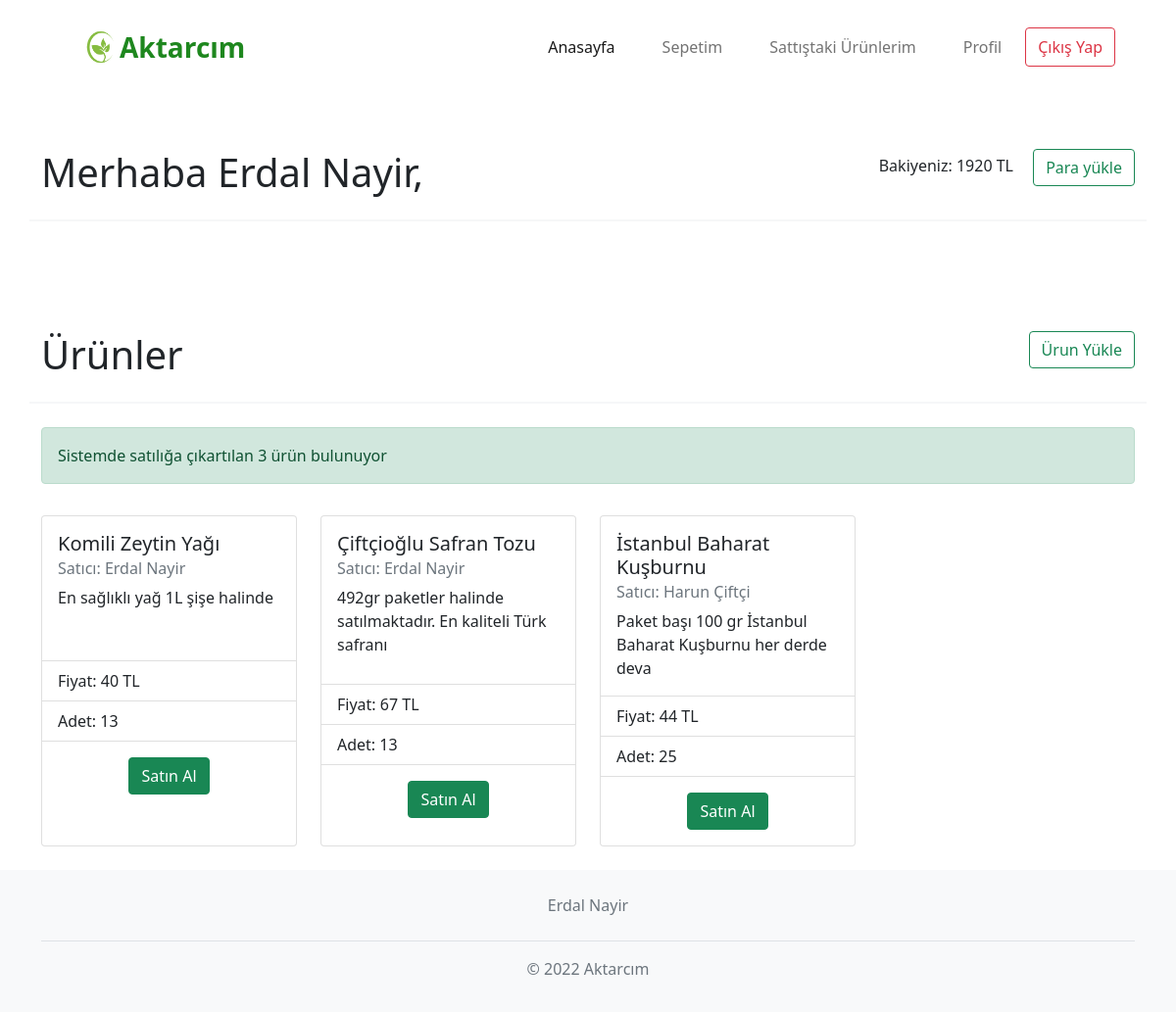
The app's page /mainScreen.php (signed in) with its own data.
### tables this page shows
CREATE TABLE `users` (
  `username` varchar(45) NOT NULL,
  `user_surname` varchar(45) NOT NULL,
  `email` varchar(45) NOT NULL,
  `user_password` varchar(100) NOT NULL,
  `bakiye` int(11) NOT NULL DEFAULT 0,
  `kayitTarihi` datetime NOT NULL DEFAULT current_timestamp()
);

CREATE TABLE `urunler` (
  `urun_id` int(11) NOT NULL,
  `urun_adi` varchar(45) NOT NULL,
  `urun_fiyati` int(11) NOT NULL,
  `urun_description` varchar(100) NOT NULL,
  `urun_adeti` int(11) NOT NULL,
  `satan_email` varchar(45) NOT NULL
);

### mainScreen.php (the view, shortened to what this page needs)
<?php
$urunMessage='';
$productsCard='';
require('settings.php');
$stmt = $baglanti->prepare("SELECT * FROM users WHERE email = (?)");
$stmt->bind_param('s', $_SESSION['email']);
$stmt->execute();
$result = $stmt->get_result();
$kullanici = $result->fetch_assoc();
$sifir=0;
$stmt = $baglanti->prepare("SELECT* FROM urunler WHERE urun_adeti=(?)");
$stmt->bind_param('i',$sifir);
$stmt->execute();
$zeroUrun = $stmt->get_result();
$num_of_zeroUrun=$zeroUrun->num_rows;
$stmt = $baglanti->prepare("SELECT * FROM urunler");
$stmt->execute();
$Urunresult = $stmt->get_result();
$num_products=$Urunresult->num_rows;
$num_products=$num_products-$num_of_zeroUrun;
if($num_products==0){
  $urunMessage="<div class='alert alert-danger' role='alert'>
    <h4 class='alert-heading'>Ürün Yok!</h4>
    <p>Maalesef şu anda sistemimizde satışa çıkartılan bir ürün bulunamadı</p>
    <hr>
    <p class='mb-0'>Sistemimize ürün yüklendiği anda sizlere sunacağız.</p>
  </div>";
}
else{
  $urunMessage="<div class='alert alert-success' role='alert'>
  Sistemde satılığa çıkartılan $num_products ürün bulunuyor
</div>";
$productsCard="<div class='row'>";
while($urun=$Urunresult->fetch_assoc()){
  if($urun['urun_adeti']!=0){
    $urun_adi=$urun['urun_adi'];
  $urun_fiyati=$urun['urun_fiyati'];
  $urun_aciklama=$urun['urun_description'];
  $urun_adeti=$urun['urun_adeti'];
  $urun_id=$urun['urun_id'];
  $stmt = $baglanti->prepare("SELECT * FROM users WHERE email = (?)");
  $stmt->bind_param('s', $urun['satan_email']);
  $stmt->execute();
  $result = $stmt->get_result();
  $satici = $result->fetch_assoc();
  $saticiIsmi=ucwords(strtolower($satici['username']) ." ".strtolower($satici['user_surname']));
  $urunHtml=
  "<div class='col-md-3 text-center text-md-start d-flex  mb-4'>
    <div class='card mx-auto mt-3' style='width: 18rem;'>
    <div class='card-body'>
      <h5 class='card-title'>$urun_adi</h5>
      <h6 class='card-subtitle mb-2 text-muted'>Satıcı: $saticiIsmi</h6>
      <p class='card-text'>$urun_aciklama</p>
    </div>
    <ul class='list-group list-group-flush'>
      <li class='list-group-item'>Fiyat: $urun_fiyati TL</li>
      <li class='list-group-item'>Adet: $urun_adeti</li>
    </ul>
    <div class='card-body mx-auto'>
    <form method=POST action='mainScreen.php' class='d-inline-block' id='myForm2'>
    <button class='btn btn-success' type='submit' name='buyProduct' value='$urun_id'>
    Satın Al
    </button>
    </form>
  </div>
</div>
  </div> ";
  $productsCard=$productsCard . $urunHtml;
  }
}
$productsCard=$productsCard."</div>";
}
?>
<!DOCTYPE html>
<html lang="en">
<head>
    <link rel="stylesheet" href="css/mainScreen.css?v=<?php echo time(); ?>">
    <link href="https://cdn.jsdelivr.net/npm/bootstrap@5.0.2/dist/css/bootstrap.min.css" rel="stylesheet">
</head>
<body class="d-flex flex-column min-vh-100" >
<div class="container">
<nav class="navbar navbar-expand-md navbar-light fixed-top bg-white">
  <div class="container">
  <img src="images/favicon.png"  width="120" height="80" class="d-inline-block align-text-center">
    <a class="navbar-brand" href="#"><span class="fs-3 fw-bold navHeader">Aktarcım</span> </a>
    <div class="collapse navbar-collapse" id="navbarNavAltMarkup">
    <ul class="navbar-nav ms-auto">
        <li class="nav-item px-3">
          <a class="nav-link active" aria-current="page" href="mainScreen.php">Anasayfa</a>
        </li>
        <li class="nav-item px-3">
          <a class="nav-link" href="boughtPage.php">Sepetim</a>
        </li>
        <li class="nav-item px-3">
          <a class="nav-link" href="soldPage.php">Sattıştaki Ürünlerim</a>
        </li>
        <li class="nav-item px-3">
          <a class="nav-link" href="profile.php">Profil</a>
        </li>
        <button type="button" class="btn btn-outline-danger" onclick="location.href='logout.php'">Çıkış Yap</button>
      </ul>
    </div>
  </div>
</nav>
<div class="row ">
    <div class="col-md-7 mt-5 text-center text-md-start  ">
        <h1>Merhaba <?php echo ucwords(strtolower($kullanici['username']) ." ".strtolower($kullanici['user_surname']).",") ; ?></h1>
    </div>
    <div class="col-md-5 mt-5 text-center text-md-end  ">
        <span class="px-3">Bakiyeniz:  <?php echo $kullanici['bakiye']. " TL"; ?></span>
        <button type="button" class="btn btn-outline-success" onclick="openMoneyDeposit()">Para yükle</button>
    </div>
    <hr class="bg-black border-2 border-top border-black mt-3">
</div>
        <div class="row mt-5 ">
    <div class="col-md-7 mt-5 text-center text-md-start  ">
        <h1>Ürünler</h1>
    </div>
    <div class="col-md-5 mt-5 text-center text-md-end  ">
        <button type="button" class="btn btn-outline-success" onclick="openProductDeposit()">Ürun Yükle</button>
    </div>
    <hr class="bg-black border-2 border-top border-black mt-3">
</div>
<div class="row mt-1 ">
    <div class="col-md-12 mt-1 text-center text-md-start  ">
      <?php echo $urunMessage?>
    </div>
</div>
<?php echo $productsCard?>
</div>
<footer class="mt-auto bg-light mt-5" >
    <div class="container">
    <ul class="nav justify-content-center border-bottom pb-3 mb-3">
      <li class="nav-item"><a href="#" class="nav-link px-2 text-muted">Erdal Nayir</a></li>
    </ul>
    <p class="text-center text-muted">© 2022 Aktarcım</p>
    </div>
  </footer>
</body>
</html>

### css/mainScreen.css (style rules this page uses)
.navHeader { margin-left: -40px; color: #1e871e; }
.navbar .navbar-nav { padding-right: 20px; float: none; vertical-align: top; }
.navbar .navbar-collapse { text-align: center; }
body { padding-top: 6.5rem; }
footer { margin-top: 2rem; padding: 1em 0; }

### records on screen
users: username+user_surname "Erdal Nayir,", bakiye "1920", saticiIsmi "Erdal Nayir Erdal Nayir"
urunler: urun_adi "Komili Zeytin Yağı", urun_description "En sağlıklı yağ 1L şişe halinde", urun_fiyati "40", urun_adeti "13"
urunler: urun_adi "Çiftçioğlu Safran Tozu", urun_description "492gr paketler halinde satılmaktadır. En kaliteli Türk safranı", urun_fiyati "67", urun_adeti "13"
urunler: urun_adi "İstanbul Baharat Kuşburnu", urun_description "Paket başı 100 gr İstanbul Baharat Kuşburnu her derde deva", urun_fiyati "44", urun_adeti "25"
users: saticiIsmi "Harun Çiftçi"

### other values on screen
$num_products "3"
